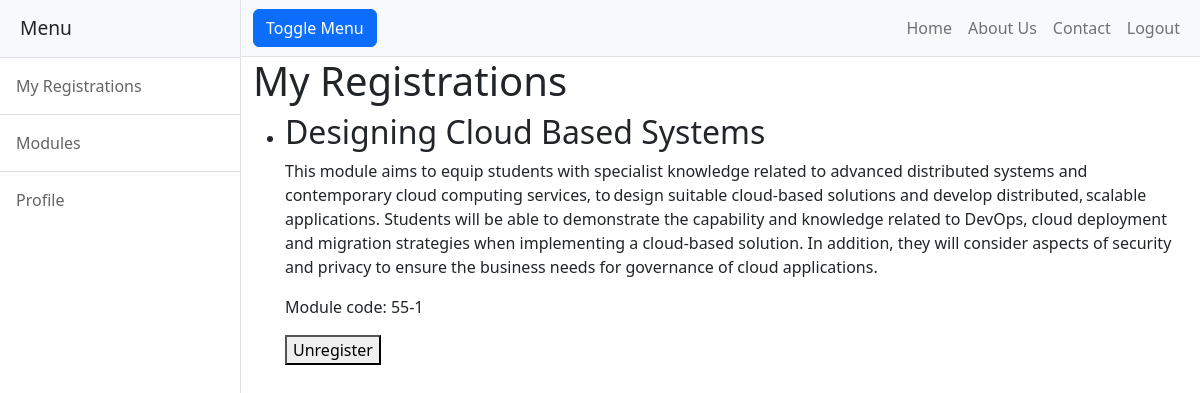
The app's page /myregistrations/ (signed in), older data.
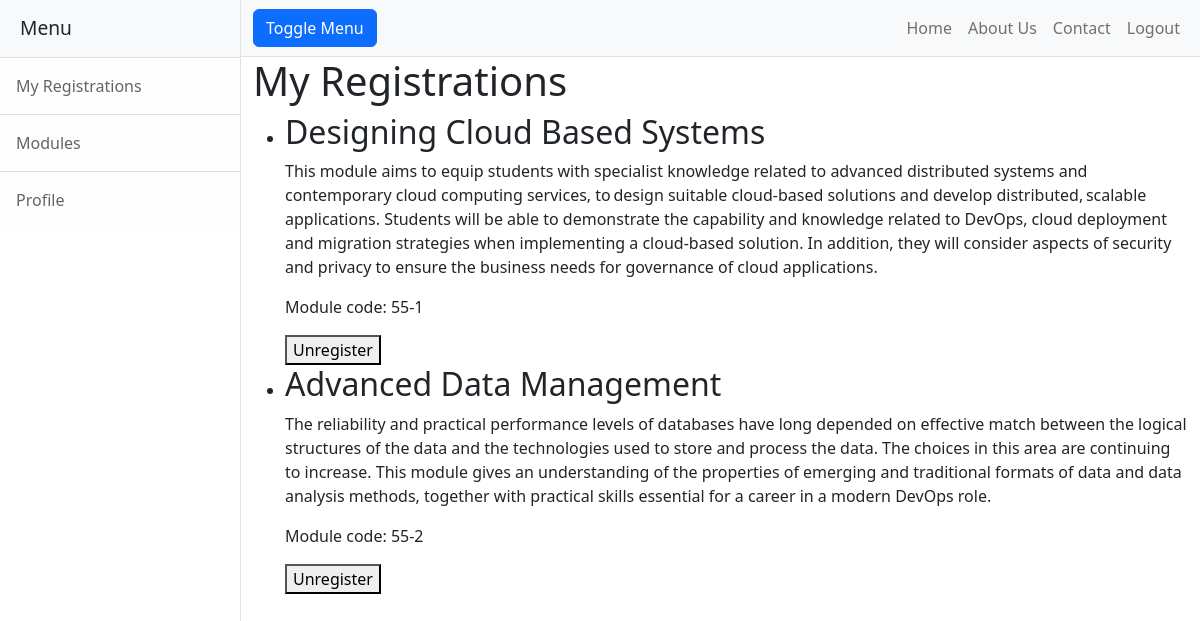
The same page, newer data.
### registrations/models.py (models this page shows, shortened)
class Registration(models.Model):
    student = models.ForeignKey(User, on_delete=models.CASCADE)
    module = models.ForeignKey(Module, on_delete=models.CASCADE)
    dateOfRegistration = models.DateField(default = timezone.now)
    class Meta:
        unique_together = ('module', 'student')

### modules/models.py (models this page shows, shortened)
class Module(models.Model):
    name = models.CharField(max_length=255)
    code = models.CharField(max_length=10)
    credit = models.CharField(max_length=3)
    category = models.CharField(max_length=50)
    description = models.CharField(max_length=1000)
    availability = models.BooleanField()
    courses = models.ManyToManyField(Group, related_name = 'modules')

### registrations/views.py (the view)
# urls.py: path('myregistrations/', registrations_views.myregistrations, name='myregistrations'),
@login_required
def myregistrations(request):
    current_user = request.user
    registrations = Registration.objects.filter(student=current_user)
    registrations_list = {'registrations': registrations, 'title': 'My Registrations'}
    return render(request, 'modules/myregistrations.html', registrations_list)

### modules/templates/modules/myregistrations.html (shortened to what this page needs)
{% extends "mrsregister/base.html" %}
{% block content %}
<h1>My Registrations</h1>
<ul>
  {% for registration in registrations %}
      <li>
          <h2>{{ registration.module.name }}</h2>
          <p>{{ registration.module.description }}</p>
          <p>Module code: {{ registration.module.code }}</p>
          <form method="post" action="{% url 'unregister' registration.module.id %}">
              <button type="submit">Unregister</button>
          </form>
      </li>
  {% empty %}
      <p>You are not currently registered for any modules.</p>
  {% endfor %}
</ul>
{% endblock content %}

### mrsregister/templates/mrsregister/base.html (shortened to what this page needs)
{% load static %}
<!DOCTYPE html>
<html lang="en">
    <head>
        <link rel="stylesheet" type="text/css" href="{% static 'css/utility.css' %}" />
    </head>
    <body>
        <div class="d-flex" id="wrapper">
            {% if user.is_authenticated %}
            <div class="border-end bg-white" id="sidebar-wrapper">
                <div class="sidebar-heading border-bottom bg-light">Menu</div>
                <div class="list-group list-group-flush">
                    <a class="list-group-item list-group-item-action list-group-item-light p-3" href="{% url 'myregistrations' %}">My Registrations</a>
                    <a class="list-group-item list-group-item-action list-group-item-light p-3" href="{% url 'modules' %}">Modules</a>
                    <a class="list-group-item list-group-item-action list-group-item-light p-3" href="{% url 'profile' %}">Profile</a>
                </div>
            </div>
            {% endif %}
            <div id="page-content-wrapper">
                <nav class="navbar navbar-expand-lg navbar-light bg-light border-bottom">
                    <div class="container-fluid">
                        {% if user.is_authenticated %}
                        <button class="btn btn-primary" id="sidebarToggle">Toggle Menu</button>
                        {% endif %}
                        <div class="collapse navbar-collapse" id="navbarSupportedContent">
                            <ul class="navbar-nav ms-auto mt-2 mt-lg-0">
                                <li class="nav-item active"><a class="nav-link" href="{% url 'mrsregister:home' %}">Home</a></li>
                                <li class="nav-item"><a class="nav-link" href="{% url 'mrsregister:about' %}">About Us</a></li>
                                <li class="nav-item"><a class="nav-link" href="{% url 'mrsregister:contact' %}">Contact</a></li>
                                {% if user.is_authenticated %}
                                <a class="nav-item nav-link" href="{% url 'logout' %}">Logout</a>
                                {% else %}
                                <a class="nav-item nav-link" href="{% url 'login' %}">Login</a>
                                <a class="nav-item nav-link" href="{% url 'register' %}">Register</a>
                                {% endif %}
                            </ul>
                        </div>
                    </div>
                </nav>
                <div class="container-fluid">
                    {% block content %}{% endblock %}
            </div>
        </div>
    </body>
</html>

Row changes from the older to the newer data that the page shows:
added Registration: module.name "Advanced Data Management", module.description "The reliability and practical performance levels of databases have long depended on effective match between the logical structures of the data and the technologies used to store and process the data. The choices in this area are continuing to increase. This module gives an understanding of the properties of emerging and traditional formats of data and data analysis methods, together with practical skills essential for a career in a modern DevOps role.", module.code "55-2"
